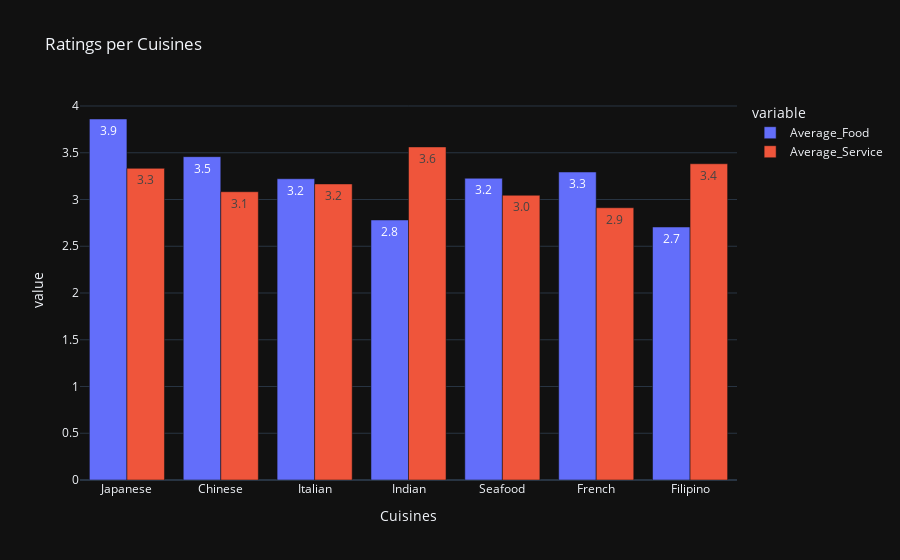

Source (notebook cell):
### Code cell
fig=px.bar(data_frame=temp,x="Cuisines",y=["Average_Food","Average_Service"],barmode="group",title="Ratings per Cuisines",text_auto=".2s")
fig.update_xaxes(categoryorder="total descending")
fig.show()

### Figure 1 — Plotly figure (JSON) as saved in the notebook; plotly's stock layout.template omitted (floating-point values rounded to 4 significant figures)
{"data": [{"alignmentgroup": "True", "hovertemplate": "variable=Average_Food<br>Cuisines=%{x}<br>value=%{y}<extra></extra>", "legendgroup": "Average_Food", "marker": {"color": "#636efa", "pattern": {"shape": ""}}, "name": "Average_Food", "offsetgroup": "Average_Food", "orientation": "v", "showlegend": true, "textposition": "auto", "texttemplate": "%{y:.2s}", "x": ["Chinese", "Filipino", "French", "Indian", "Italian", "Japanese", "Seafood"], "xaxis": "x", "y": [3.458, 2.706, 3.294, 2.781, 3.222, 3.861, 3.227], "yaxis": "y", "type": "bar"}, {"alignmentgroup": "True", "hovertemplate": "variable=Average_Service<br>Cuisines=%{x}<br>value=%{y}<extra></extra>", "legendgroup": "Average_Service", "marker": {"color": "#EF553B", "pattern": {"shape": ""}}, "name": "Average_Service", "offsetgroup": "Average_Service", "orientation": "v", "showlegend": true, "textposition": "auto", "texttemplate": "%{y:.2s}", "x": ["Chinese", "Filipino", "French", "Indian", "Italian", "Japanese", "Seafood"], "xaxis": "x", "y": [3.083, 3.382, 2.912, 3.562, 3.167, 3.333, 3.045], "yaxis": "y", "type": "bar"}], "layout": {"xaxis": {"anchor": "y", "domain": [0.0, 1.0], "title": {"text": "Cuisines"}, "categoryorder": "total descending"}, "yaxis": {"anchor": "x", "domain": [0.0, 1.0], "title": {"text": "value"}}, "legend": {"title": {"text": "variable"}, "tracegroupgap": 0}, "title": {"text": "Ratings per Cuisines"}, "barmode": "group"}}
